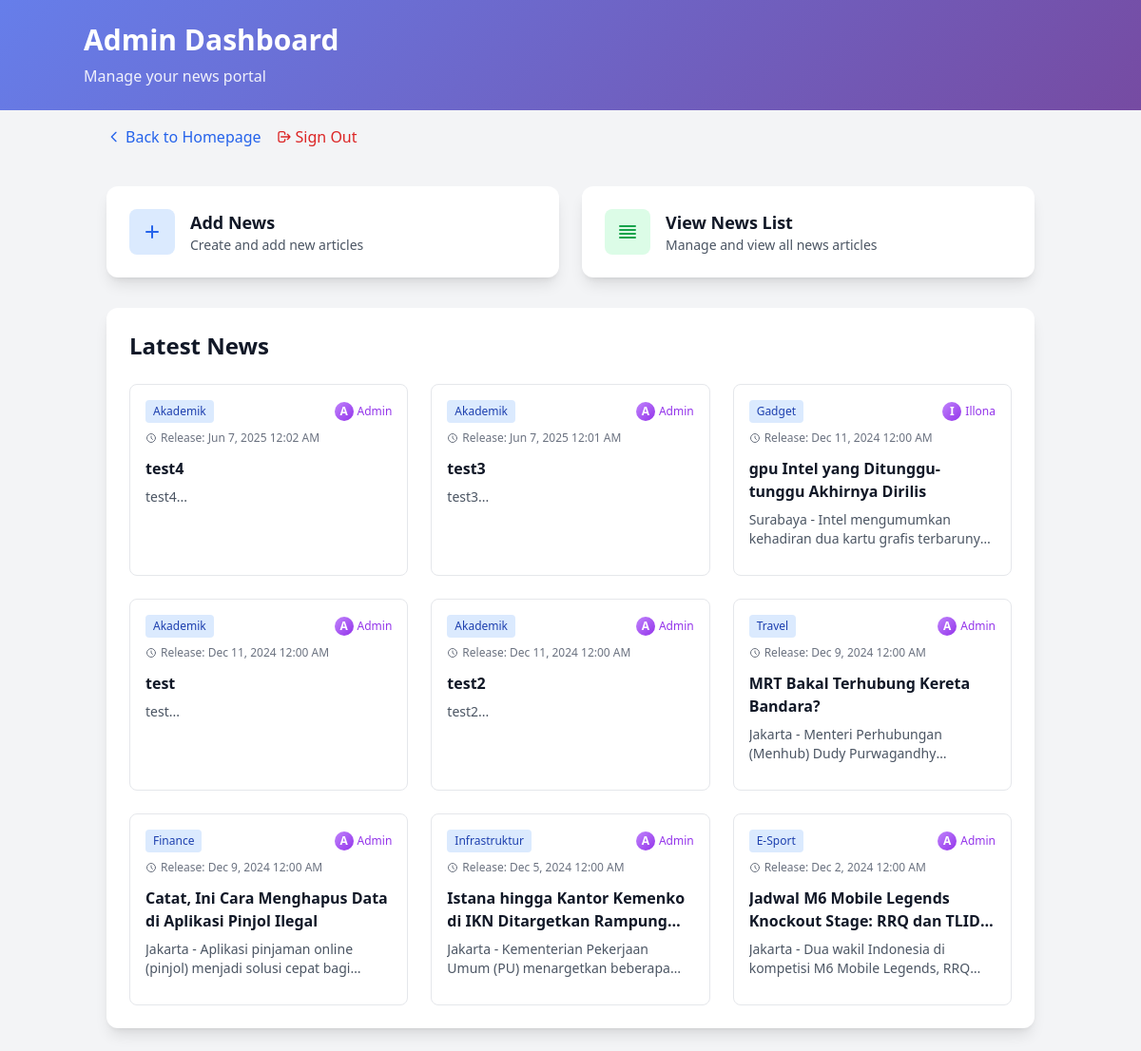
The app's page /admin/dashboard (signed in), older data.
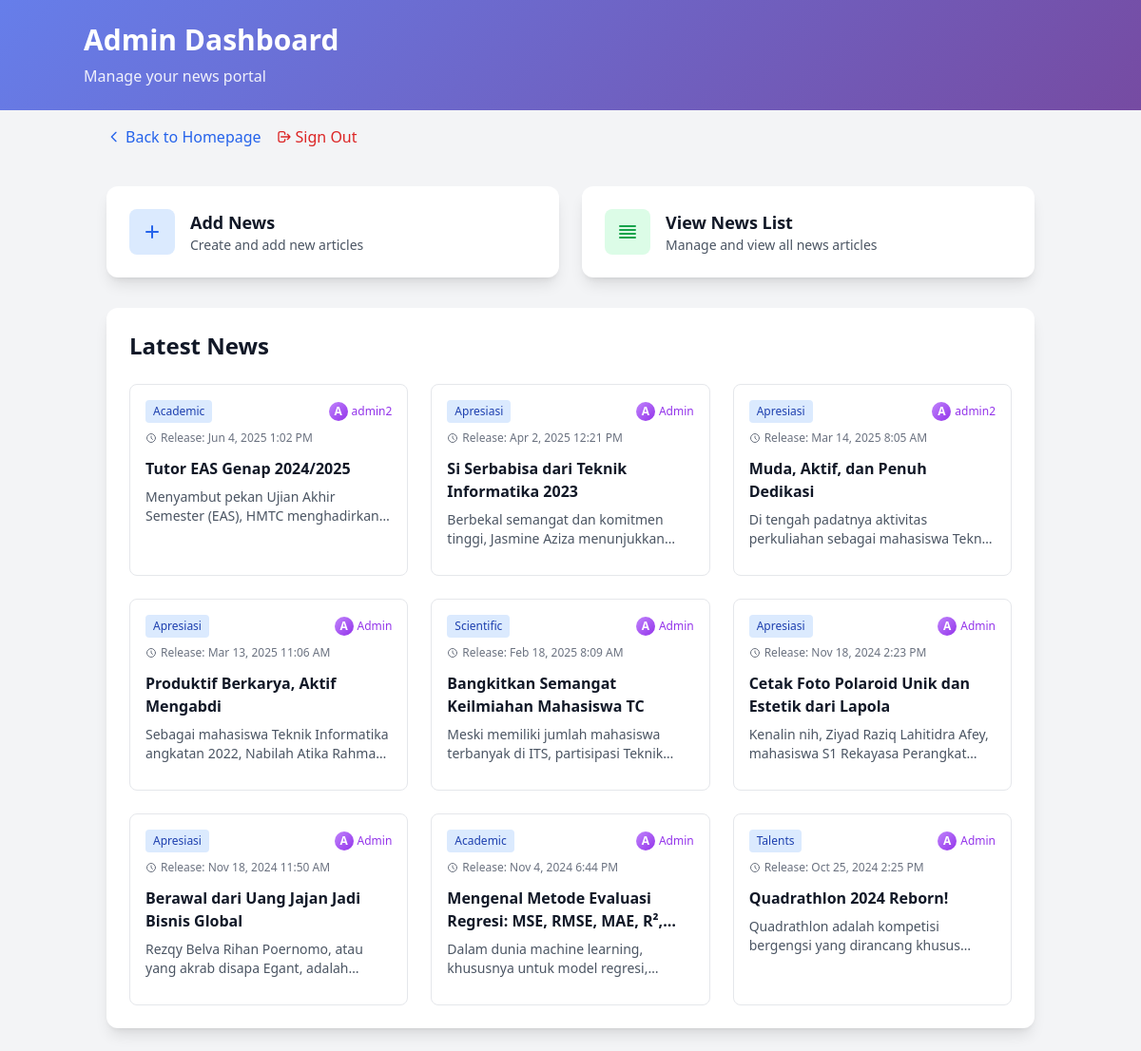
The same page, newer data.
### tables this page shows
CREATE TABLE `news` (
  `id` int(11) NOT NULL,
  `title` varchar(255) NOT NULL,
  `content` text NOT NULL,
  `release_date` datetime NOT NULL,
  `image` varchar(255) NOT NULL,
  `category_id` int(11) DEFAULT NULL,
  `created_by` int(11) NOT NULL
);

CREATE TABLE `categories` (
  `id` int(11) NOT NULL,
  `name` varchar(100) NOT NULL,
  `created_at` timestamp NULL DEFAULT current_timestamp(),
  `updated_at` timestamp NULL DEFAULT current_timestamp() ON UPDATE current_timestamp()
);

CREATE TABLE `users` (
  `id` int(11) NOT NULL,
  `name` varchar(100) NOT NULL,
  `email` varchar(100) NOT NULL,
  `password` varchar(255) NOT NULL,
  `gender` enum('Male','Female','Other') NOT NULL,
  `birth_date` date NOT NULL,
  `role` enum('admin','user') DEFAULT 'user',
  `created_at` timestamp NOT NULL DEFAULT current_timestamp()
);

### app/controllers/admincontroller.php (called while the page is built, shortened)
<?php
require_once APP_PATH . '/core/controller.php';
require_once APP_PATH . '/models/news.php';
class AdminController extends Controller {
    private $newsModel;
    public function __construct() {
        $this->newsModel = new News();
    }
    public function dashboard() {
        $latestNews = $this->newsModel->getLatestWithCategory(9);
        $this->view('admin/dashboard', ['latestNews' => $latestNews]);
    }
}

### app/core/router.php (called while the page is built, shortened)
<?php
class Router {
    private $routes = [];
    public function add($route, $controller, $action, $method = 'GET') {
        $this->routes[] = [
            'route' => $route,
            'controller' => $controller,
            'action' => $action,
            'method' => $method
        ];
    }
    public function dispatch($url, $method) {
        $url = strtok($url, '?');
        foreach ($this->routes as $route) {
            if ($this->match($route['route'], $url) && $route['method'] === $method) {
                $controllerName = $route['controller'];
                $actionName = $route['action'];
                if (class_exists($controllerName)) {
                    $controller = new $controllerName();
                    if (method_exists($controller, $actionName)) {
                        return $controller->$actionName();
                    }
                }
            }
        }
    }
    private function match($route, $url) {
        $route = preg_replace('/\{([^}]+)\}/', '(?P<$1>[^/]+)', $route);
        $pattern = '#^' . $route . '$#';
        if (preg_match($pattern, $url, $matches)) {
            return true;
        }
        return false;
    }
}

### public/index.php (called while the page is built, shortened)
<?php
require_once APP_PATH . '/config/database.php';
require_once APP_PATH . '/core/router.php';
require_once APP_PATH . '/core/controller.php';
require_once APP_PATH . '/core/model.php';
require_once APP_PATH . '/models/news.php';
require_once APP_PATH . '/controllers/admincontroller.php';
$router = new Router();
$router->add('/', 'NewsController', 'index');
$router->add('/news/{id}', 'NewsController', 'detail');
$router->add('/auth/login', 'AuthController', 'login');
$router->add('/auth/login', 'AuthController', 'login', 'POST');
$router->add('/auth/register', 'AuthController', 'register');
$router->add('/auth/register', 'AuthController', 'register', 'POST');
$router->add('/auth/logout', 'AuthController', 'logout');
$router->add('/user/dashboard', 'UserController', 'dashboard');
$router->add('/user/dashboard', 'UserController', 'dashboard', 'POST');
$router->add('/user/remove-bookmark', 'UserController', 'removeBookmark', 'POST');
$router->add('/admin', 'AdminController', 'dashboard');
$router->add('/admin/dashboard', 'AdminController', 'dashboard');
$router->add('/admin/news-list', 'AdminController', 'newsList');
$router->add('/admin/add-news', 'AdminController', 'addNews');
$router->add('/admin/add-news', 'AdminController', 'addNews', 'POST');
$router->add('/admin/edit-news', 'AdminController', 'editNews');
$router->add('/admin/edit-news', 'AdminController', 'editNews', 'POST');
$router->add('/admin/delete-news', 'AdminController', 'deleteNews', 'POST');
$router->add('/admin/news', 'AdminController', 'newsList');
$router->add('/admin/news/add', 'AdminController', 'addNews');
$router->add('/admin/news/add', 'AdminController', 'addNews', 'POST');
$router->add('/admin/news/edit/{id}', 'AdminController', 'editNews');
$router->add('/admin/news/edit/{id}', 'AdminController', 'editNews', 'POST');
$router->add('/admin/news/delete/{id}', 'AdminController', 'deleteNews', 'POST');
$router->add('/admin/category/list', 'CategoryController', 'listCategories');
$router->add('/admin/category/add', 'CategoryController', 'addCategory', 'POST');
$router->add('/admin/category/edit', 'CategoryController', 'editCategory', 'POST');
$router->add('/admin/category/delete', 'CategoryController', 'deleteCategory', 'POST');
$router->add('/interactions/toggle-like', 'InteractionController', 'toggleLike', 'POST');
$router->add('/interactions/toggle-bookmark', 'InteractionController', 'toggleBookmark', 'POST');
$router->add('/interactions/add-comment', 'InteractionController', 'addComment', 'POST');
$router->add('/interactions/delete-comment', 'InteractionController', 'deleteComment', 'POST');
try {
    $url = parse_url($_SERVER['REQUEST_URI'], PHP_URL_PATH);
    $method = $_SERVER['REQUEST_METHOD'];
    $router->dispatch($url, $method);
} catch (Exception $e) {
    error_log("Router Error: " . $e->getMessage());
    http_response_code(500);
    if (file_exists(APP_PATH . '/views/errors/500.php')) {
        require_once APP_PATH . '/views/errors/500.php';
    } else {
        echo '<h1>500 - Internal Server Error</h1>';
        echo '<p>Something went wrong. Please try again later.</p>';
    }
}

### app/config/database.php (called while the page is built)
<?php
class Database {
    private static $instance = null;
    private $connection;
    private $host = 'localhost';
    private $username = 'root';
    private $password = '';
    private $database = 'news_portal';
    private function __construct() {
        try {
            $this->connection = new PDO(
                "mysql:host={$this->host};dbname={$this->database}",
                $this->username,
                $this->password,
                [
                    PDO::ATTR_ERRMODE => PDO::ERRMODE_EXCEPTION,
                    PDO::ATTR_DEFAULT_FETCH_MODE => PDO::FETCH_ASSOC
                ]
            );
        } catch (PDOException $e) {
            die("Connection failed: " . $e->getMessage());
        }
    }
    public static function getInstance() {
        if (self::$instance === null) {
            self::$instance = new self();
        }
        return self::$instance;
    }
    public function getConnection() {
        return $this->connection;
    }
}

### app/models/news.php (called while the page is built, shortened)
<?php
require_once APP_PATH . '/core/model.php';
class News extends Model {
    protected $table = 'news';
    public function getLatestWithCategory($limit = 10) {
        $limit = intval($limit);
        $sql = "SELECT news.*, categories.name as categoryName, categories.id as categoryId,
                       users.name as createdByName, users.email as createdByEmail
                FROM {$this->table} news
                LEFT JOIN categories ON news.category_id = categories.id
                LEFT JOIN users ON news.created_by = users.id
                ORDER BY news.release_date DESC
                LIMIT " . $limit;
        $stmt = $this->db->prepare($sql);
        $stmt->execute();
        return $stmt->fetchAll(PDO::FETCH_ASSOC);
    }
}

### app/core/model.php (called while the page is built, shortened)
<?php
abstract class Model {
    public function __construct() {
        $this->db = Database::getInstance()->getConnection();
    }
}

### app/views/admin/dashboard.php (the view, shortened to what this page needs)
<?php
require_once APP_PATH . '/views/layouts/header.php';
?>
<header class="custom-gradient text-white p-6">
    <div class="container mx-auto">
        <h1 class="text-3xl font-bold">Admin Dashboard</h1>
        <p class="mt-2 opacity-90">Manage your news portal</p>
    </div>
</header>
<div class="container mx-auto px-6 py-4">
    <div class="flex space-x-4">
        <a href="/" class="text-blue-600 hover:text-blue-800 flex items-center">
            <svg class="w-4 h-4 mr-1" fill="none" stroke="currentColor" viewBox="0 0 24 24">
                <path stroke-linecap="round" stroke-linejoin="round" stroke-width="2" d="M15 19l-7-7 7-7"></path>
            </svg>
            Back to Homepage
        </a>
        <a href="/auth/logout" class="text-red-600 hover:text-red-800 ml-auto flex items-center">
            <svg class="w-4 h-4 mr-1" fill="none" stroke="currentColor" viewBox="0 0 24 24">
                <path stroke-linecap="round" stroke-linejoin="round" stroke-width="2" d="M17 16l4-4m0 0l-4-4m4 4H7m6 4v1a3 3 0 01-3 3H6a3 3 0 01-3-3V7a3 3 0 013-3h4a3 3 0 013 3v1"></path>
            </svg>
            Sign Out
        </a>
    </div>
</div>
<div class="container mx-auto p-6">
    <div class="grid grid-cols-1 md:grid-cols-2 gap-6 mb-8">
        <a href="/admin/add-news" class="group">
            <div class="bg-white p-6 rounded-xl shadow-lg hover:shadow-xl transition-all duration-300 group-hover:-translate-y-1">
                <div class="flex items-center">
                    <div class="p-3 bg-blue-100 rounded-lg">
                        <svg class="w-6 h-6 text-blue-600" fill="none" stroke="currentColor" viewBox="0 0 24 24">
                            <path stroke-linecap="round" stroke-linejoin="round" stroke-width="2" d="M12 6v6m0 0v6m0-6h6m-6 0H6"></path>
                        </svg>
                    </div>
                    <div class="ml-4">
                        <h3 class="text-lg font-semibold text-gray-900">Add News</h3>
                        <p class="text-sm text-gray-600">Create and add new articles</p>
                    </div>
                </div>
            </div>
        </a>
        <a href="/admin/news-list" class="group">
            <div class="bg-white p-6 rounded-xl shadow-lg hover:shadow-xl transition-all duration-300 group-hover:-translate-y-1">
                <div class="flex items-center">
                    <div class="p-3 bg-green-100 rounded-lg">
                        <svg class="w-6 h-6 text-green-600" fill="none" stroke="currentColor" viewBox="0 0 24 24">
                            <path stroke-linecap="round" stroke-linejoin="round" stroke-width="2" d="M4 6h16M4 10h16M4 14h16M4 18h16"></path>
                        </svg>
                    </div>
                    <div class="ml-4">
                        <h3 class="text-lg font-semibold text-gray-900">View News List</h3>
                        <p class="text-sm text-gray-600">Manage and view all news articles</p>
                    </div>
                </div>
            </div>
        </a>
    </div>
    <div class="bg-white rounded-xl shadow-lg p-6">
        <div class="flex items-center justify-between mb-6">
            <h2 class="text-2xl font-bold text-gray-900">Latest News</h2>
        </div>
        <?php if (!empty($latestNews)): ?>
            <div class="grid grid-cols-1 md:grid-cols-2 lg:grid-cols-3 gap-6">
                <?php foreach ($latestNews as $article): ?>
                    <div class="border border-gray-200 rounded-lg p-4 hover:shadow-md transition-shadow">
                        <div class="flex items-center justify-between mb-2">
                            <span class="bg-blue-100 text-blue-800 text-xs font-medium px-2 py-1 rounded">
                                <?= htmlspecialchars($article['categoryName'] ?? 'No Category') ?>
                            </span>
                            <div class="flex items-center text-xs text-gray-500">
                                <div class="w-5 h-5 bg-gradient-to-br from-purple-400 to-purple-600 rounded-full flex items-center justify-center mr-1">
                                    <span class="text-white text-xs font-bold">
                                        <?= strtoupper(substr($article['createdByName'] ?? 'U', 0, 1)) ?>
                                    </span>
                                </div>
                                <span class="text-purple-600 font-medium">
                                    <?= htmlspecialchars($article['createdByName'] ?? 'Unknown') ?>
                                </span>
                            </div>
                        </div>
                        <div class="flex items-center text-xs text-gray-500 mb-3">
                            <svg class="w-3 h-3 mr-1" fill="none" stroke="currentColor" viewBox="0 0 24 24">
                                <path stroke-linecap="round" stroke-linejoin="round" stroke-width="2" d="M12 8v4l3 3m6-3a9 9 0 11-18 0 9 9 0 0118 0z"></path>
                            </svg>
                            <span class="mr-3">
                                Release: <?= date('M j, Y g:i A', strtotime($article['release_date'])) ?>
                            </span>
                        </div>
                        <h3 class="font-semibold text-gray-900 mb-2 line-clamp-2">
                            <?= htmlspecialchars($article['title']) ?>
                        </h3>
                        <p class="text-gray-600 text-sm line-clamp-2 mb-3">
                            <?= htmlspecialchars(substr($article['content'], 0, 100)) ?>...
                        </p>
                    </div>
                <?php endforeach; ?>
            </div>
        <?php endif; ?>
    </div>
</div>

### app/core/controller.php (shortened to what this page needs)
<?php
abstract class Controller {
    protected function view($view, $data = []) {
        extract($data);
        $viewFile = APP_PATH . "/views/{$view}.php";
        if (file_exists($viewFile)) {
            require_once $viewFile;
        } else {
            throw new Exception("View {$view} not found");
        }
    }
}

### app/views/layouts/header.php (shortened to what this page needs)
<!DOCTYPE html>
<html lang="en">
<head>
    <script src="https://cdn.tailwindcss.com"></script>
</head>
<body class="bg-gray-100">

### app/views/admin/dashboard.php (style rules this page uses)
.custom-gradient { background: linear-gradient(135deg, #667eea 0%, #764ba2 100%); }

Row changes from the older to the newer data that the page shows:
removed news: category.name "Akademik", created_by.name "A", created_by.name "Admin", release_date "Jun 7, 2025 12:02 AM", title "test4", content "test4"
removed news: category.name "Akademik", created_by.name "A", created_by.name "Admin", release_date "Jun 7, 2025 12:01 AM", title "test3", content "test3"
removed news: category.name "Gadget", created_by.name "I", created_by.name "Illona", release_date "Dec 11, 2024 12:00 AM", title "gpu Intel yang Ditunggu-tunggu Akhirnya Dirilis", content "Surabaya - Intel mengumumkan kehadiran dua kartu grafis…"
removed news: category.name "Akademik", created_by.name "A", created_by.name "Admin", release_date "Dec 11, 2024 12:00 AM", title "test", content "test"
removed news: category.name "Akademik", created_by.name "A", created_by.name "Admin", release_date "Dec 11, 2024 12:00 AM", title "test2", content "test2"
removed news: category.name "Travel", created_by.name "A", created_by.name "Admin", release_date "Dec 9, 2024 12:00 AM", title "MRT Bakal Terhubung Kereta Bandara?", content "Jakarta - Menteri Perhubungan (Menhub) Dudy…"
removed news: category.name "Finance", created_by.name "A", created_by.name "Admin", release_date "Dec 9, 2024 12:00 AM", title "Catat, Ini Cara Menghapus Data di Aplikasi Pinjol Ilegal", content "Jakarta - Aplikasi pinjaman online (pinjol) menjadi solusi cepat…"
removed news: category.name "Infrastruktur", created_by.name "A", created_by.name "Admin", release_date "Dec 5, 2024 12:00 AM", title "Istana hingga Kantor Kemenko di IKN Ditargetkan…", content "Jakarta - Kementerian Pekerjaan Umum (PU) menargetkan…"
removed news: category.name "E-Sport", created_by.name "A", created_by.name "Admin", release_date "Dec 2, 2024 12:00 AM", title "Jadwal M6 Mobile Legends Knockout Stage: RRQ dan…", content "Jakarta - Dua wakil Indonesia di kompetisi M6 Mobile Legends,…"
added news: category.name "Academic", created_by.name "A", created_by.name "admin2", release_date "Jun 4, 2025 1:02 PM", title "Tutor EAS Genap 2024/2025", content "Menyambut pekan Ujian Akhir Semester (EAS), HMTC…"
added news: category.name "Apresiasi", created_by.name "A", created_by.name "Admin", release_date "Apr 2, 2025 12:21 PM", title "Si Serbabisa dari Teknik Informatika 2023", content "Berbekal semangat dan komitmen tinggi, Jasmine Aziza…"
added news: category.name "Apresiasi", created_by.name "A", created_by.name "admin2", release_date "Mar 14, 2025 8:05 AM", title "Muda, Aktif, dan Penuh Dedikasi", content "Di tengah padatnya aktivitas perkuliahan sebagai mahasiswa…"
added news: category.name "Apresiasi", created_by.name "A", created_by.name "Admin", release_date "Mar 13, 2025 11:06 AM", title "Produktif Berkarya, Aktif Mengabdi", content "Sebagai mahasiswa Teknik Informatika angkatan 2022, Nabilah Atika…"
added news: category.name "Scientific", created_by.name "A", created_by.name "Admin", release_date "Feb 18, 2025 8:09 AM", title "Bangkitkan Semangat Keilmiahan Mahasiswa TC", content "Meski memiliki jumlah mahasiswa terbanyak di ITS, partisipasi…"
added news: category.name "Apresiasi", created_by.name "A", created_by.name "Admin", release_date "Nov 18, 2024 2:23 PM", title "Cetak Foto Polaroid Unik dan Estetik dari Lapola", content "Kenalin nih, Ziyad Raziq Lahitidra Afey, mahasiswa S1 Rekayasa…"
added news: category.name "Apresiasi", created_by.name "A", created_by.name "Admin", release_date "Nov 18, 2024 11:50 AM", title "Berawal dari Uang Jajan Jadi Bisnis Global", content "Rezqy Belva Rihan Poernomo, atau yang akrab disapa Egant,…"
added news: category.name "Academic", created_by.name "A", created_by.name "Admin", release_date "Nov 4, 2024 6:44 PM", title "Mengenal Metode Evaluasi Regresi: MSE, RMSE, MAE,…", content "Dalam dunia machine learning, khususnya untuk model…"
added news: category.name "Talents", created_by.name "A", created_by.name "Admin", release_date "Oct 25, 2024 2:25 PM", title "Quadrathlon 2024 Reborn!", content "Quadrathlon adalah kompetisi bergengsi yang dirancang…"
